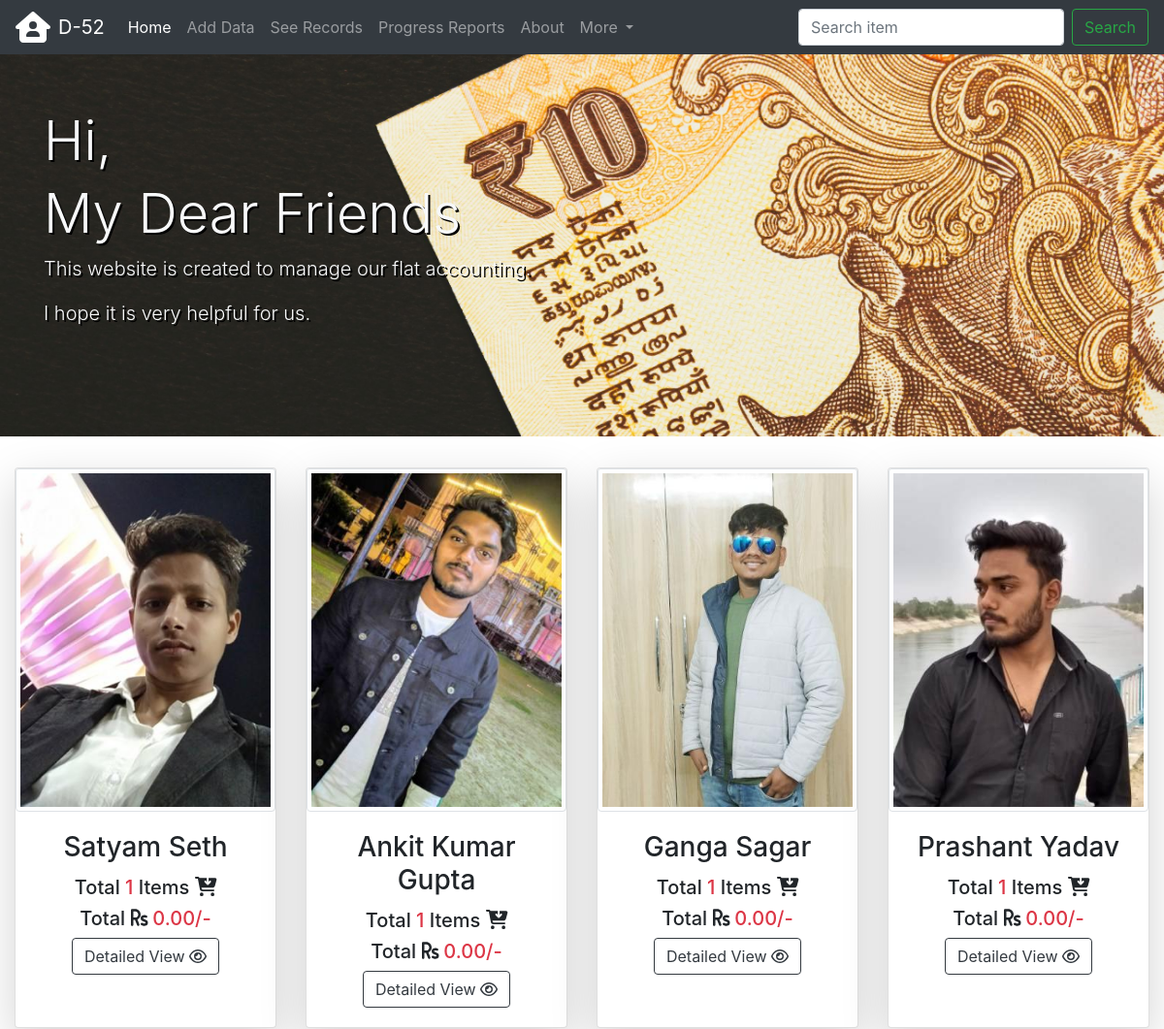
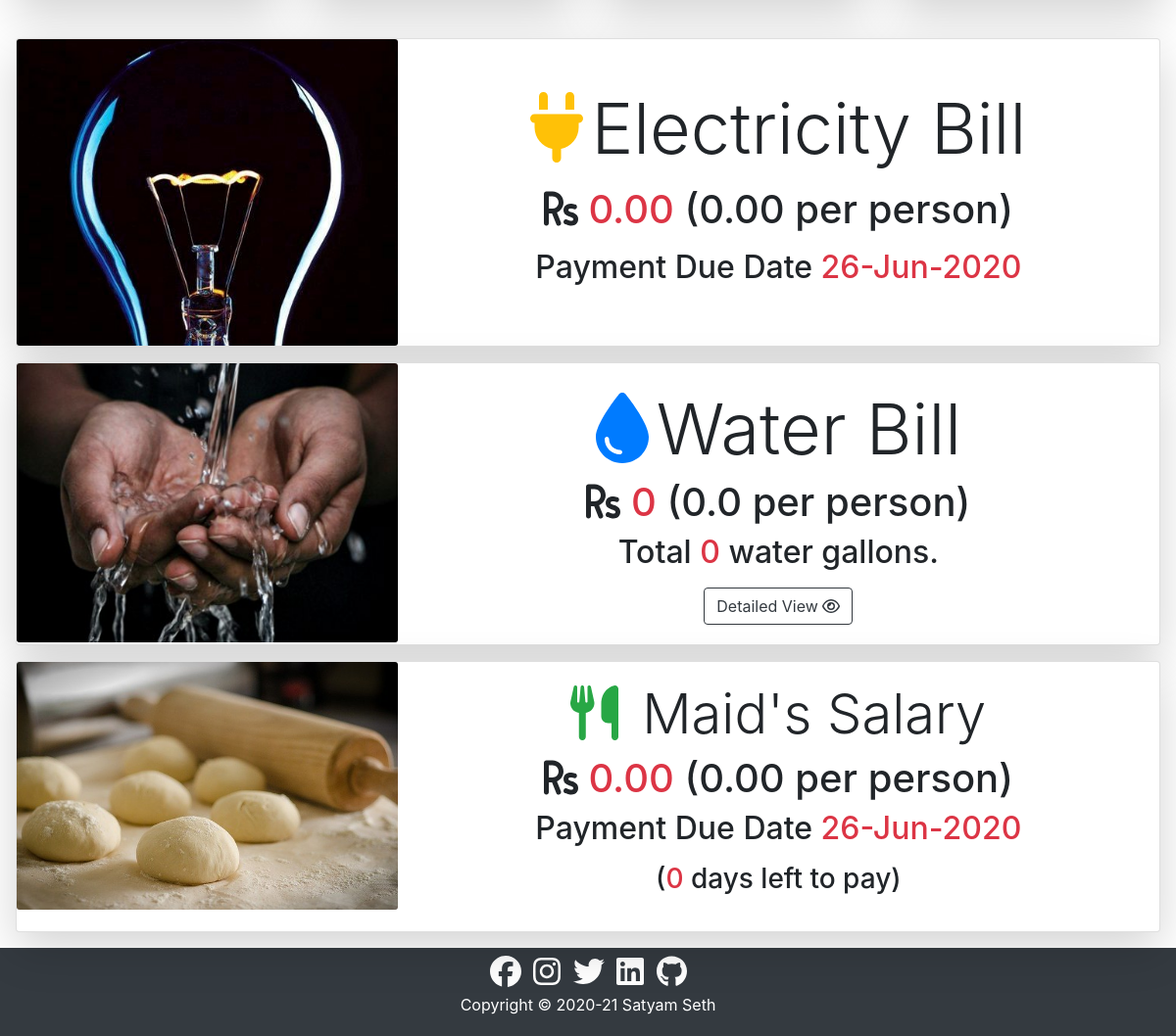
The page / on the database its author committed (2 pictures, top to bottom).
### core/models.py (models this page shows, shortened)
class Electricity(models.Model):
    due_date=models.DateField()
    price=models.DecimalField(decimal_places=2,max_digits=5000)
    datetime=models.DateTimeField()

class Maid(models.Model):
    due_date=models.DateField()
    price=models.DecimalField(decimal_places=2,max_digits=5000)
    datetime=models.DateTimeField()

### core/views.py (the view)
# urls.py: 2. Add a URL to urlpatterns:  path('', views.home, name='home')
def home(request):
    w_sum=Water.objects.aggregate(Sum('quantity'))['quantity__sum']
    w_price=35*w_sum
    w_pp=w_price/4
    electricity=Electricity.objects.latest('due_date')
    e_pp=electricity.price/4
    maid=Maid.objects.latest('due_date')
    m_pp=maid.price/4
    days_left=(maid.due_date-timezone.now().date()).days
    satyam_record=Record.objects.filter(name='Satyam Seth')
    st_price=satyam_record.aggregate(Sum('price'))['price__sum']
    st_items=len(satyam_record)
    ankit_record=Record.objects.filter(name='Ankit Kumar Gupta')
    at_price=ankit_record.aggregate(Sum('price'))['price__sum']
    at_items=len(ankit_record)
    ganga_record=Record.objects.filter(name='Ganga Sagar Bharti')
    gt_price=ganga_record.aggregate(Sum('price'))['price__sum']
    gt_items=len(ganga_record)
    prashant_record=Record.objects.filter(name='Prashant Kumar Yadav')
    pt_price=prashant_record.aggregate(Sum('price'))['price__sum']
    pt_items=len(prashant_record)
    context={
        'home_active':'active',
        'home_disabled':'disabled',
        'w_sum':w_sum,
        'w_price':w_price,
        'w_pp':w_pp,
        'electricity':electricity,
        'e_pp':e_pp,
        'maid':maid,
        'm_pp':m_pp,
        'days_left':days_left,
        'st_price':st_price,
        'st_items':st_items,
        'at_price':at_price,
        'at_items':at_items,
        'gt_price':gt_price,
        'gt_items':gt_items,
        'pt_price':pt_price,
        'pt_items':pt_items
        }
    return render(request,'core/index.html',context)

### core/templates/core/index.html (shortened to what this page needs)
{% extends 'core/base.html' %}
{% load static %}
{% block content %}
<div class="jumbotron jumbotron-fluid home">
    <div class="container text-light my-5">
        <div>
            <h1 class="display-4">Hi,</h1>
            <h1 class="display-4">My Dear Friends</h1>
        </div>
        <div class="lead">
            <p>This website is created to manage our flat accounting.</p>
            <p>I hope it is very helpful for us.</p>
        </div>
    </div>
</div>
<div class="container-fluid">
    <div class="row card-deck justify-content-center">
        <div class="card shadow-lg mb-4" style="width: 18rem;">
            <img src="{% static '/core/images/satyam.jpg' %}" class="card-img-top img-thumbnail" alt="satyam seth">
            <div class="card-body text-center">
                <h3 class="card-title">Satyam Seth</h3>
                <h5 class="card-text">Total <span class="text-danger">{{st_items}}</span> Items <i
                        class="fas fa-cart-arrow-down"></i></h5>
                <h5 class="card-text">Total <i class="fas fa-rupee-sign"></i><span class="text-danger">
                        {{st_price|stringformat:".2f"}}/-</span>
                </h5>
                <a class="btn btn-outline-dark" href="{% url 'detailed' 'satyam' %}" role="button">Detailed View <i
                        class="far fa-eye"></i></a>
            </div>
        </div>
        <div class="card shadow-lg mb-4" style="width: 18rem;">
            <img src="{% static '/core/images/ankit.jpg' %}" class="card-img-top img-thumbnail" alt="ankit kumar gupta">
            <div class="card-body text-center">
                <h3 class="card-title">Ankit Kumar Gupta</h3>
                <h5 class="card-text">Total <span class="text-danger">{{at_items}}</span> Items <i
                        class="fas fa-cart-arrow-down"></i></h5>
                <h5 class="card-text">Total <i class="fas fa-rupee-sign"></i><span class="text-danger">
                        {{at_price|stringformat:".2f"}}/-</span>
                </h5>
                <a class="btn btn-outline-dark" href="{% url 'detailed' 'ankit' %}" role="button">Detailed View <i
                        class="far fa-eye"></i></a>
            </div>
        </div>
        <div class="card shadow-lg mb-4" style="width: 18rem;">
            <img src="{% static '/core/images/ganga.jpg' %}" class="card-img-top img-thumbnail" alt="ganga sagar">
            <div class="card-body text-center">
                <h3 class="card-title">Ganga Sagar</h3>
                <h5 class="card-text">Total <span class="text-danger">{{gt_items}}</span> Items <i
                        class="fas fa-cart-arrow-down"></i></h5>
                <h5 class="card-text">Total <i class="fas fa-rupee-sign"></i><span class="text-danger">
                        {{gt_price|stringformat:".2f"}}/-</span>
                </h5>
                <a class="btn btn-outline-dark" href="{% url 'detailed' 'ganga' %}" role="button">Detailed View <i
                        class="far fa-eye"></i></a>
            </div>
        </div>
        <div class="card shadow-lg mb-4" style="width: 18rem;">
            <img src="{% static '/core/images/prashant.jpg' %}" class="card-img-top img-thumbnail" alt="prashant yadav">
            <div class="card-body text-center">
                <h3 class="card-title text-center">Prashant Yadav</h3>
                <h5 class="card-text">Total <span class="text-danger">{{pt_items}}</span> Items <i
                        class="fas fa-cart-arrow-down"></i></h5>
                <h5 class="card-text">Total <i class="fas fa-rupee-sign"></i><span class="text-danger">
                        {{pt_price|stringformat:".2f"}}/-</span>
                </h5>
                <a class="btn btn-outline-dark" href="{% url 'detailed' 'prashant' %}" role="button">Detailed View <i
                        class="far fa-eye"></i></a>
            </div>
        </div>
    </div>
</div>
<div class="card shadow-lg m-3">
    <div class="row no-gutters">
        <div class="col-md-4">
            <img src="{% static '/core/images/electricity.jpg' %}" class="card-img" alt="electricity">
        </div>
        <div class="col-md-8">
            <div class="card-body text-center pt-5">
                <div class="display-3"><i class="fas fa-plug text-warning mr-2"></i>Electricity Bill</div>
                <h1 class="pt-3">
                    <i class="fas fa-rupee-sign"></i>
                    <span class="text-danger">{{electricity.price}}</span>
                    <span>({{e_pp}} per person)</span>
                </h1>
                <h2 class="pt-2">Payment Due Date <span class="text-danger">{{electricity.due_date|date:"j-M-Y"}}</span>
            </div>
        </div>
    </div>
</div>
<div class="card shadow-lg m-3">
    <div class="row no-gutters">
        <div class="col-md-4">
            <img src="{% static '/core/images/water.jpg' %}" class="card-img" alt="water">
        </div>
        <div class="col-md-8">
            <div class="card-body text-center pt-4">
                <h2 class="display-3"><i class="fas fa-tint text-primary mr-2"></i>Water Bill</h2>
                <h1>
                    <i class="fas fa-rupee-sign"></i>
                    <span class="text-danger">{{w_price}}</span>
                    <span>({{w_pp}} per person)</span>
                </h1>
                <h2>Total <span class="text-danger">{{w_sum}}</span> water gallons.</h2>
                <a class="mt-2 btn btn-outline-dark" href="{% url 'detailed' 'water' %}" role="button">Detailed View <i
                        class="far fa-eye"></i></a>
            </div>
        </div>
    </div>
</div>
<div class="card shadow-lg m-3">
    <div class="row no-gutters">
        <div class="col-md-4">
            <img src="{% static '/core/images/maid.jpg' %}" class="card-img" alt="maid">
        </div>
        <div class="col-md-8">
            <div class="card-body text-center">
                <h2 class="display-4"><i class="fas fa-utensils text-success mr-2"></i>
                    Maid's Salary</h2>
                <h1>
                    <i class="fas fa-rupee-sign"></i>
                    <span class="text-danger">{{maid.price}}</span>
                    <span>({{m_pp}} per person)</span>
                </h1>
                <h2>Payment Due Date <span class="text-danger">{{maid.due_date|date:"j-M-Y"}}</span></p>
                    <h3>(<span class="text-danger">{{days_left}}</span> days left to pay)</p>
            </div>
        </div>
    </div>
</div>
{% endblock content %}

### core/static/core/css/style.css (style rules this page uses)
.home { background-image: url("../images/home.jpg"); background-color: dimgrey; background-size: cover; height: 100%; text-shadow: 2px 2px black; }

### rows shown on the page
Electricity: price "0.00", due_date "26-Jun-2020"
Maid: price "0.00", due_date "26-Jun-2020"

### other values the page prints
{{ st_items }} "1"
{{ st_price|stringformat:".2f" }} "0.00"
{{ at_items }} "1"
{{ at_price|stringformat:".2f" }} "0.00"
{{ gt_items }} "1"
{{ gt_price|stringformat:".2f" }} "0.00"
{{ pt_items }} "1"
{{ pt_price|stringformat:".2f" }} "0.00"
{{ e_pp }} "0.00"
{{ w_price }} "0"
{{ w_pp }} "0.0"
{{ w_sum }} "0"
{{ m_pp }} "0.00"
